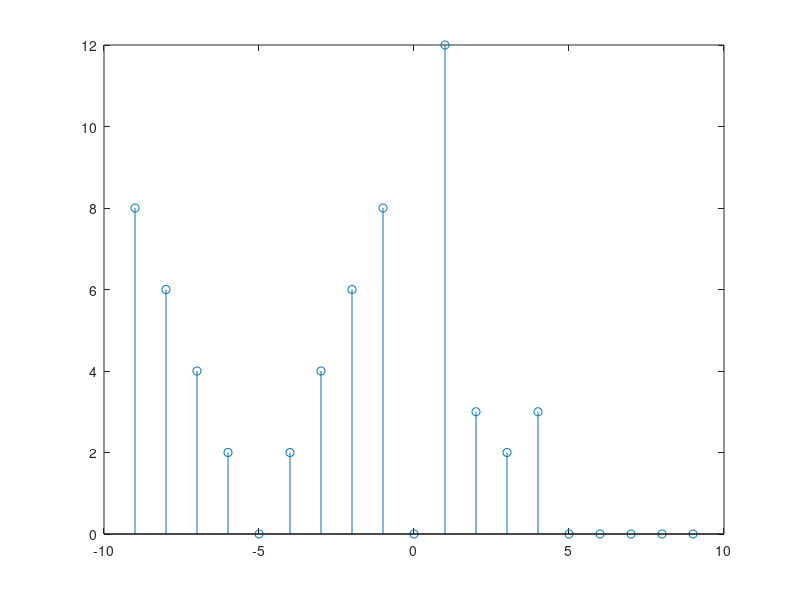

Write the MATLAB code that produced this figure.
n1=1:9;
n2=-1*n1+4;
n3=-1*n1;
x=[4 3 2 1 0 1 2 3 4];
n4=union(n1,n2);
n4=union(n4,n3);
x2=zeros(size(n4));
t=zeros(size(n1));
t(1:4)=x(2:2:9);
x2(n1+10)=x;
x2(n1+10)=x2(n1+10).*t;
x2(n3+10)=2*x;
stem(n4,x2);